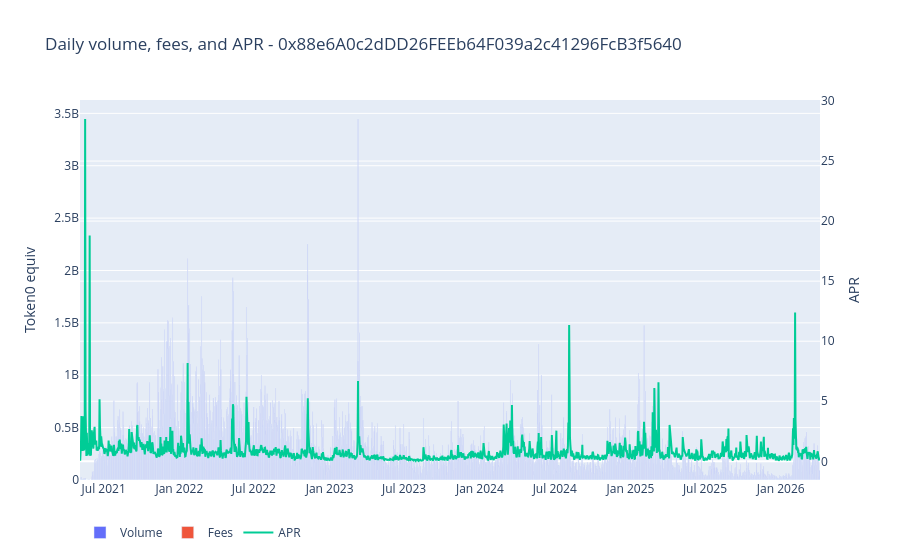

Source (notebook cell):
### Code cell
if plot_guard() and not volume_fee_daily.empty:
    fig = go.Figure()
    fig.add_trace(go.Bar(x=volume_fee_daily['date'], y=volume_fee_daily['volume_token0_equiv'], name='Volume'))
    fig.add_trace(go.Bar(x=volume_fee_daily['date'], y=volume_fee_daily['fees_token0_equiv'], name='Fees'))
    fig.add_trace(go.Scatter(x=volume_fee_daily['date'], y=volume_fee_daily['apr'], mode='lines', name='APR', yaxis='y2'))
    fig.update_layout(
        title=f'Daily volume, fees, and APR - {POOL}',
        barmode='overlay',
        yaxis=dict(title='Token0 equiv'),
        yaxis2=dict(title='APR', overlaying='y', side='right'),
        legend=dict(orientation='h'),
    )
    fig.show()

### Figure 1 — Plotly figure (JSON) as saved in the notebook; plotly's stock layout.template omitted (floating-point values rounded to 4 significant figures; data arrays with more than 128 entries replaced by an {"elided": "..."} marker saying what was removed)
{"data": [{"name": "Volume", "type": "bar", "x": {"elided": "1798 str values"}, "y": {"elided": "1798 float values"}}, {"name": "Fees", "type": "bar", "x": {"elided": "1798 str values"}, "y": {"elided": "1798 float values"}}, {"mode": "lines", "name": "APR", "type": "scatter", "x": {"elided": "1798 str values"}, "y": {"elided": "1798 float values"}, "yaxis": "y2"}], "layout": {"barmode": "overlay", "legend": {"orientation": "h"}, "title": {"text": "Daily volume, fees, and APR - 0x88e6A0c2dDD26FEEb64F039a2c41296FcB3f5640"}, "yaxis": {"title": {"text": "Token0 equiv"}}, "yaxis2": {"overlaying": "y", "side": "right", "title": {"text": "APR"}}}}
